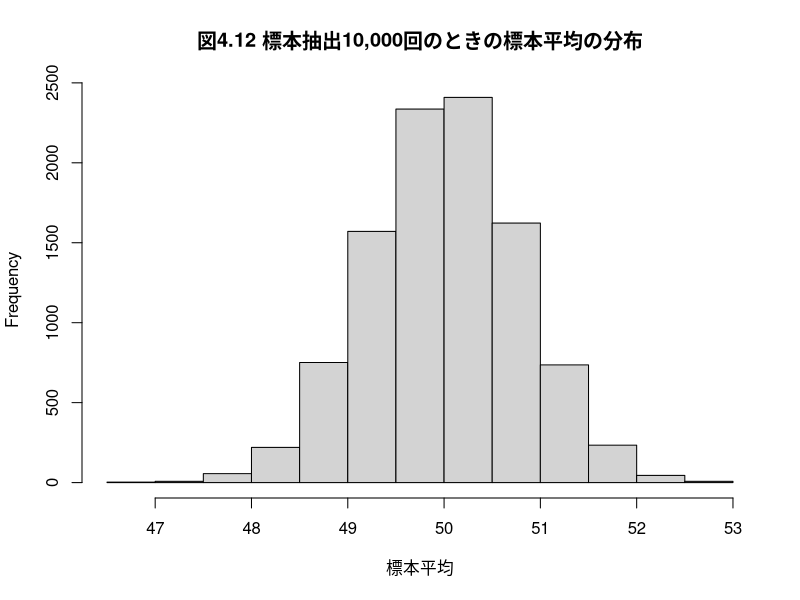
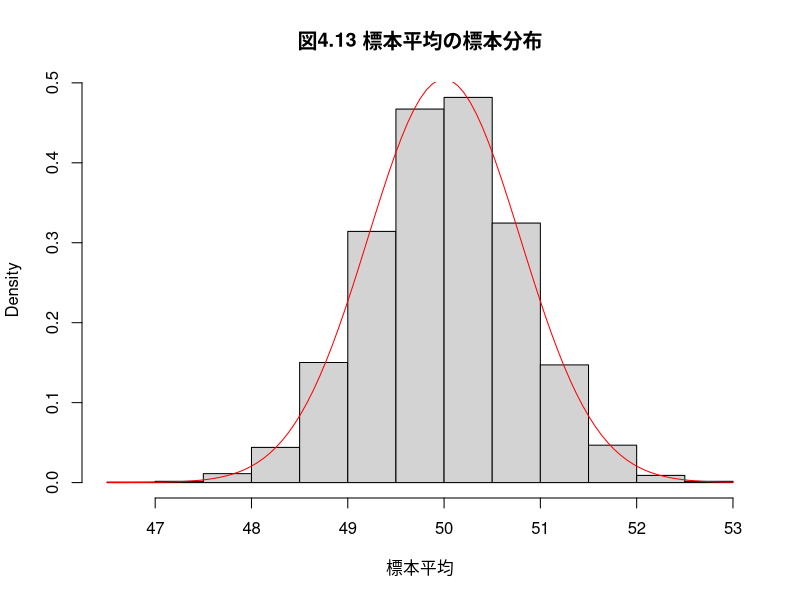
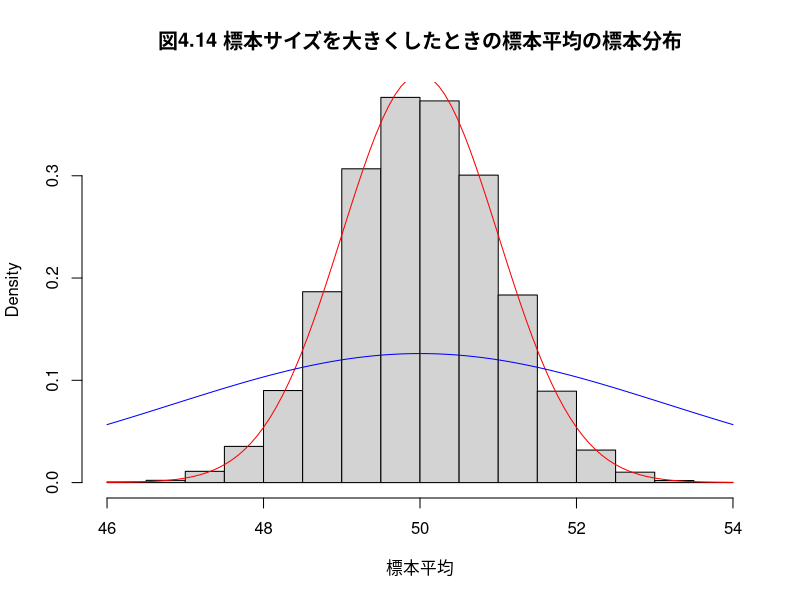

Source code (R) for these figures, in order:
##
## 標本サイズ10の標本による，母平均の推定

標本 <- rnorm(n=10, mean=50, sd=10)
mean(標本)
##
## 母平均の推定
### 母集団 N(50, 10^2) から
### 標本サイズ 10の標本の標本平均
### 10000個の標本平均の頻度表を描く
this.mean <- 50
this.sd <- 10
this.counts <- 10000

for (this.sample_size in c(10,20,40,80,160)) {
  標本平均 <- numeric(length=this.counts) 
      
  for(i in 1:this.counts) {

    標本 <- rnorm(n=this.sample_size, mean=this.mean, sd=this.sd)
    標本平均[i] <- mean(標本)
  }
  cat("sample_size=", this.sample_size,
      "mean=", mean(標本平均),
      "var=", var(標本平均),
      "\n")
}
hist(標本平均,main="図4.12 標本抽出10,000回のときの標本平均の分布")
## 母平均 (50)からのズレが5以内か否かで振り分ける

誤差絶対値5以下 <- ifelse( abs(標本平均-50) <= 5, 1, 0)
table(誤差絶対値5以下)
##
## 10000個の標本平均の平均値

mean(標本平均)

## 10000個の標本平均の分散値

var(標本平均)
##
# png("graphs/fig-04-13.png", width=400, height=300)
##
hist(標本平均,freq=FALSE, main="図4.13 標本平均の標本分布")
curve(dnorm(x, mean=this.mean, sd=this.sd/sqrt(this.sample_size)), add=TRUE, col="red")
this.sample_size <- 100
標本平均 <- numeric(length=this.counts)
      
for(i in 1:this.counts) {
  標本 <- rnorm(n=this.sample_size, mean=this.mean, sd=this.sd)
  標本平均[i] <- mean(標本)
}

mean(標本平均) ## 付加
var(標本平均)

誤差絶対値5以下 <- ifelse( abs(標本平均-50) <= 5, 1, 0) ## 付加
table(誤差絶対値5以下) ## 付加
##
## png(RforS-graphs/04-14.png)

hist(標本平均,freq=FALSE, main="図4.14 標本サイズを大きくしたときの標本平均の標本分布")
curve(dnorm(x,mean=50,sd=this.sd/sqrt(this.sample_size)),col="red",add=TRUE)
curve(dnorm(x,mean=50,sd=this.sd/sqrt(10)),col="blue",add=TRUE)
